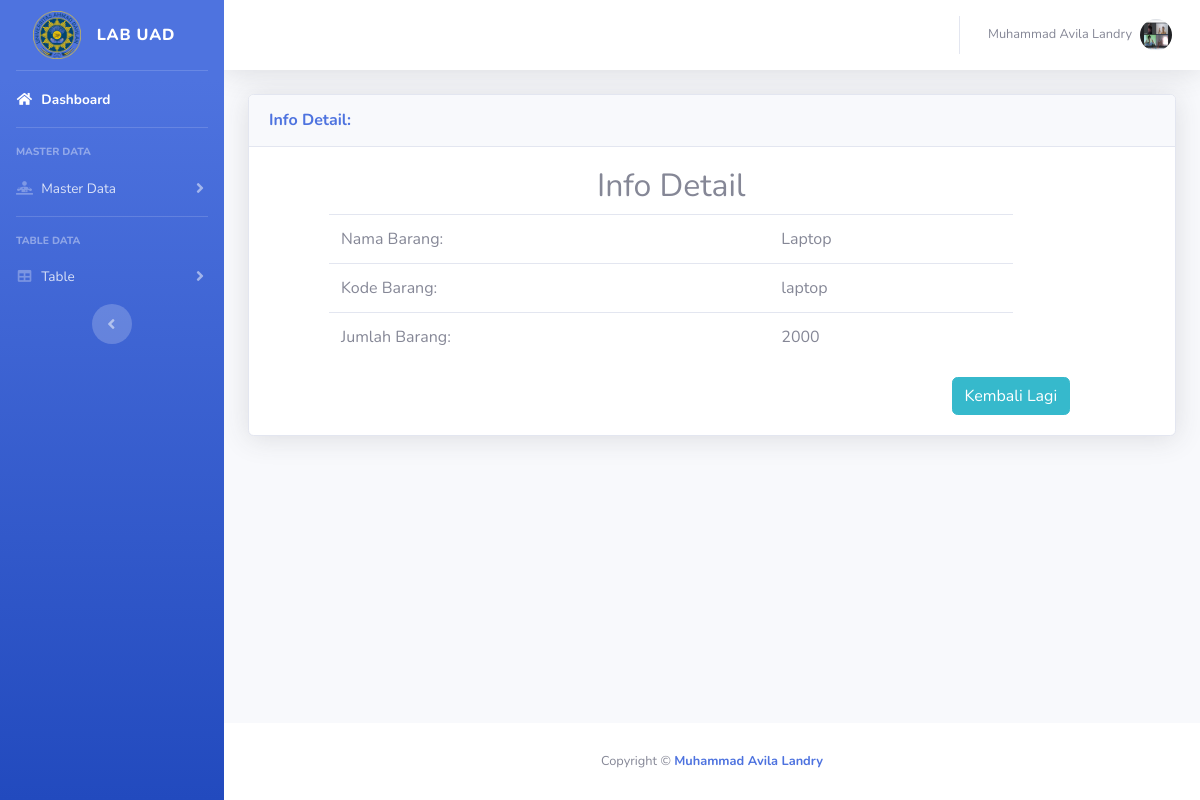
The page /detail_stock.php?id=4 (signed in) on the database its author committed.
### tables this page shows
CREATE TABLE `stock` (
  `id` int(50) NOT NULL,
  `nama_barang` varchar(50) NOT NULL,
  `kode_barang` varchar(50) NOT NULL,
  `jumlah_barang` int(50) NOT NULL
);

### detail_stock.php (the view, shortened to what this page needs)
<!DOCTYPE html>
<html lang="en">
<head>
  <link href="vendor/fontawesome-free/css/all.min.css" rel="stylesheet" type="text/css">
  <link href="css/sb-admin-2.min.css" rel="stylesheet">
</head>
<body id="page-top">
  <div id="wrapper">
    <ul class="navbar-nav bg-gradient-primary sidebar sidebar-dark accordion" id="accordionSidebar">
      <a class="sidebar-brand d-flex align-items-center justify-content-center" href="">
        <input type="image" src="img/uad.png" alt="Submit" width="48" height="48">
        <div class="sidebar-brand-text mx-3">lab uad</div>
      </a>
      <hr class="sidebar-divider my-0">
      <li class="nav-item active">
        <a class="nav-link" href="index.php">
          <i class="fas fa-fw fa-home"></i>
          <span>Dashboard</span></a>
      </li>
      <hr class="sidebar-divider">
      <div class="sidebar-heading">
        Master Data
      </div>
      <li class="nav-item">
        <a class="nav-link collapsed" href="#" data-toggle="collapse" data-target="#collapseTwo" aria-expanded="true" aria-controls="collapseTwo">
          <i class="fas fa-fw fa-diagnoses"></i>
          <span>Master Data</span>
        </a>
      </li>
      <hr class="sidebar-divider">
      <div class="sidebar-heading">
        Table Data
      </div>
     <li class="nav-item">
       <a class="nav-link collapsed" href="#" data-toggle="collapse" data-target="#collapsePages" aria-expanded="true" aria-controls="collapsePages">
         <i class="fas fa-fw fa-table"></i>
         <span>Table</span>
       </a>
     </li>
      <div class="text-center d-none d-md-inline">
        <button class="rounded-circle border-0" id="sidebarToggle"></button>
      </div>
    </ul>
    <div id="content-wrapper" class="d-flex flex-column">
      <div id="content">
        <nav class="navbar navbar-expand navbar-light bg-white topbar mb-4 static-top shadow">
          <ul class="navbar-nav ml-auto">
            <?php
          $sss = mysqli_query($conn, "select * from admin");
          $rrr = mysqli_fetch_array($sss);
             ?>
            <li class="nav-item dropdown no-arrow">
              <a class="nav-link dropdown-toggle" href="#" id="userDropdown" role="button" data-toggle="dropdown" aria-haspopup="true" aria-expanded="false">
                <span class="mr-2 d-none d-lg-inline text-gray-600 small"><?php echo $rrr['nama']; ?></span>
                <img class="img-profile rounded-circle" src=" img/<?php echo $rrr['foto'] ?>" alt="profile">
              </a>
            </li>
          </ul>
        </nav>
        <div class="container-fluid">
                  <?php
                  $id_brg= ($_GET['id']);
                  $ggl = !$id_brg;
                  if($ggl){
                      echo "<div class='col-md-10 col-sm-12 col-xs-12 ml-5 mt-5'>";
                         echo "<div class='alert alert-danger mt-4 ml-5' role='alert'>";
                        echo "<p><center>Maaf Data Ini Tidak Tersedia</center></p>";
                         echo   "</div>";
                         echo "</div>";
                  }  else{
                    $det=mysqli_query($conn, "select * from stock where id='$id_brg'")or die(mysql_error());
                    while($d=mysqli_fetch_array($det)){
                      ?>
                      <div class="card shadow mb-4">
                        <div class="card-header py-3 d-flex flex-row align-items-center justify-content-between">
                      <h6 class="m-0 font-weight-bold text-primary">Info Detail:</h6>
                        </div>
                        <div class="card-body">
          <div class="row ml-5">
            <div class="col-md-10 col-sm-12 col-xs-12">
              <h2><center>Info Detail</center></h2>
            <table class="table">
              <tr>
                <td>Nama Barang:</td>
                <td><?php echo $d['nama_barang']; ?></td>
              </tr>
              <tr>
                <td>Kode Barang:</td>
                <td><?php echo $d['kode_barang']; ?></td>
              </tr>
              <tr>
                <td>Jumlah Barang:</td>
                <td><?php echo $d['jumlah_barang']; ?></td>
              </tr>
          </table>
          </div>
          </div>
          <?php
          }}
           ?>
           <div class="row">
           <div class="col-md-9">
           </div>
           <div class="col-md-3">
           <a href="tab_stock.php"><button type="button" class="btn btn-info">Kembali Lagi</button></a>
           </div>
         </div>
         </div>
           </div>
        </div>
      </div>
      <footer class="sticky-footer bg-white">
        <div class="container my-auto">
          <div class="copyright text-center my-auto">
            <span>Copyright &copy; <a href="https://www.instagram.com/mvilla01_/" style="text-decoration: none;"><b>Muhammad Avila Landry</b></a></span>
          </div>
        </div>
      </footer>
    </div>
  </div>
</body>
</html>

### rows shown on the page
stock: nama_barang "Laptop", kode_barang "laptop", jumlah_barang "2000"

### other values the page prints
$rrr['nama'] "Muhammad Avila Landry"
